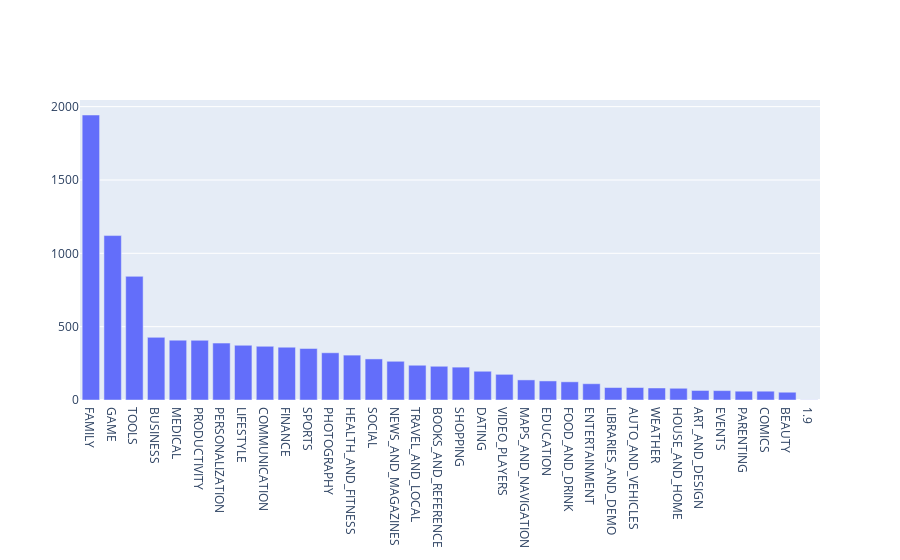

The notebook cell saved with this chart:
### Markdown cell above
## EXPLORING APP CATEGORIES

### Code cell
import plotly
plotly.offline.init_notebook_mode(connected=True)
import plotly.graph_objs as go

# Printing the total number of unique categories
num_categories = len(apps["Category"].unique())
print('Number of categories = ', num_categories)

# Counting the number of apps in each 'Category'. 
num_apps_in_category = apps['Category'].value_counts()

# Sorting num_apps_in_category in descending order based on the count of apps in each category
sorted_num_apps_in_category = num_apps_in_category.sort_values(ascending = False)

data = [go.Bar(
        x = num_apps_in_category.index, # index = category name
        y = num_apps_in_category.values, # value = count
)]

plotly.offline.iplot(data)

### Figure 1 — Plotly figure (JSON) as saved in the notebook; plotly's stock layout.template omitted (floating-point values rounded to 4 significant figures)
{"data": [{"type": "bar", "x": ["FAMILY", "GAME", "TOOLS", "BUSINESS", "MEDICAL", "PRODUCTIVITY", "PERSONALIZATION", "LIFESTYLE", "COMMUNICATION", "FINANCE", "SPORTS", "PHOTOGRAPHY", "HEALTH_AND_FITNESS", "SOCIAL", "NEWS_AND_MAGAZINES", "TRAVEL_AND_LOCAL", "BOOKS_AND_REFERENCE", "SHOPPING", "DATING", "VIDEO_PLAYERS", "MAPS_AND_NAVIGATION", "EDUCATION", "FOOD_AND_DRINK", "ENTERTAINMENT", "LIBRARIES_AND_DEMO", "AUTO_AND_VEHICLES", "WEATHER", "HOUSE_AND_HOME", "ART_AND_DESIGN", "EVENTS", "PARENTING", "COMICS", "BEAUTY", "1.9"], "y": [1943, 1121, 843, 427, 408, 407, 388, 373, 366, 360, 351, 322, 306, 280, 264, 237, 230, 224, 196, 175, 137, 130, 124, 111, 85, 85, 82, 80, 65, 64, 60, 60, 53, 1]}], "layout": {}}
